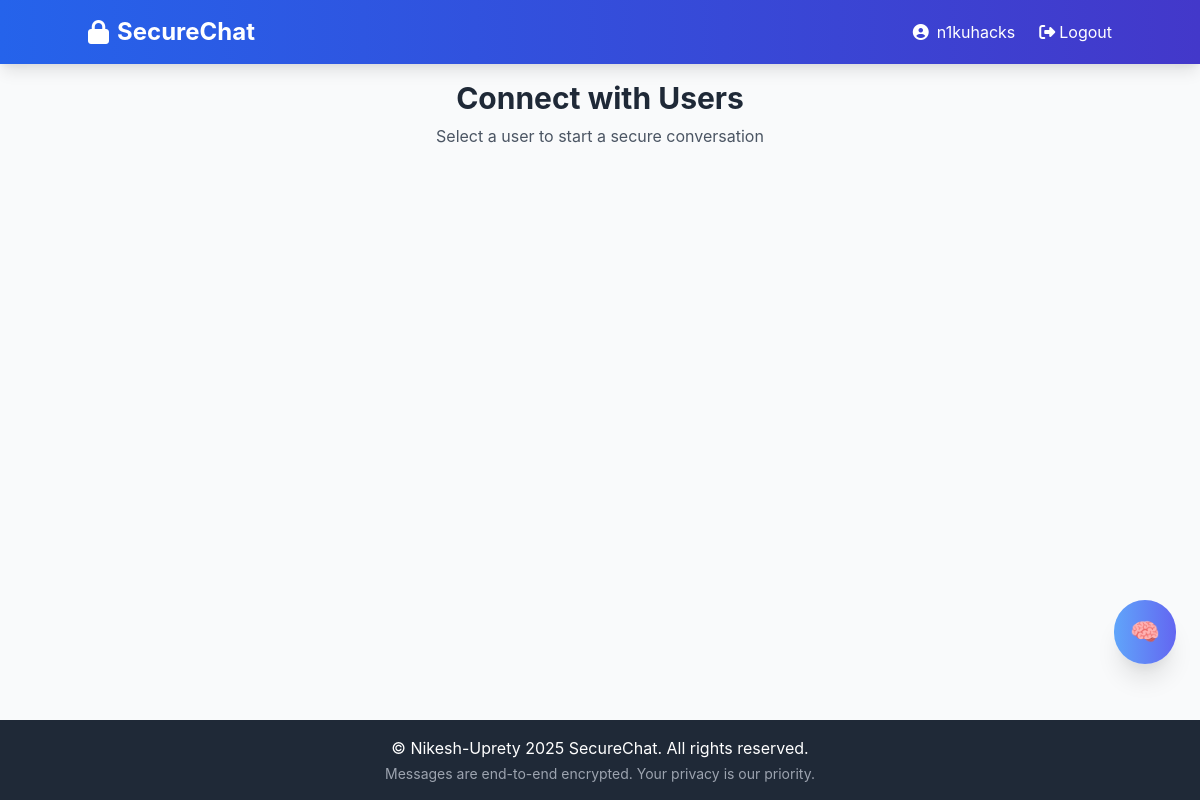
Before: /index (signed in) with the older database file.
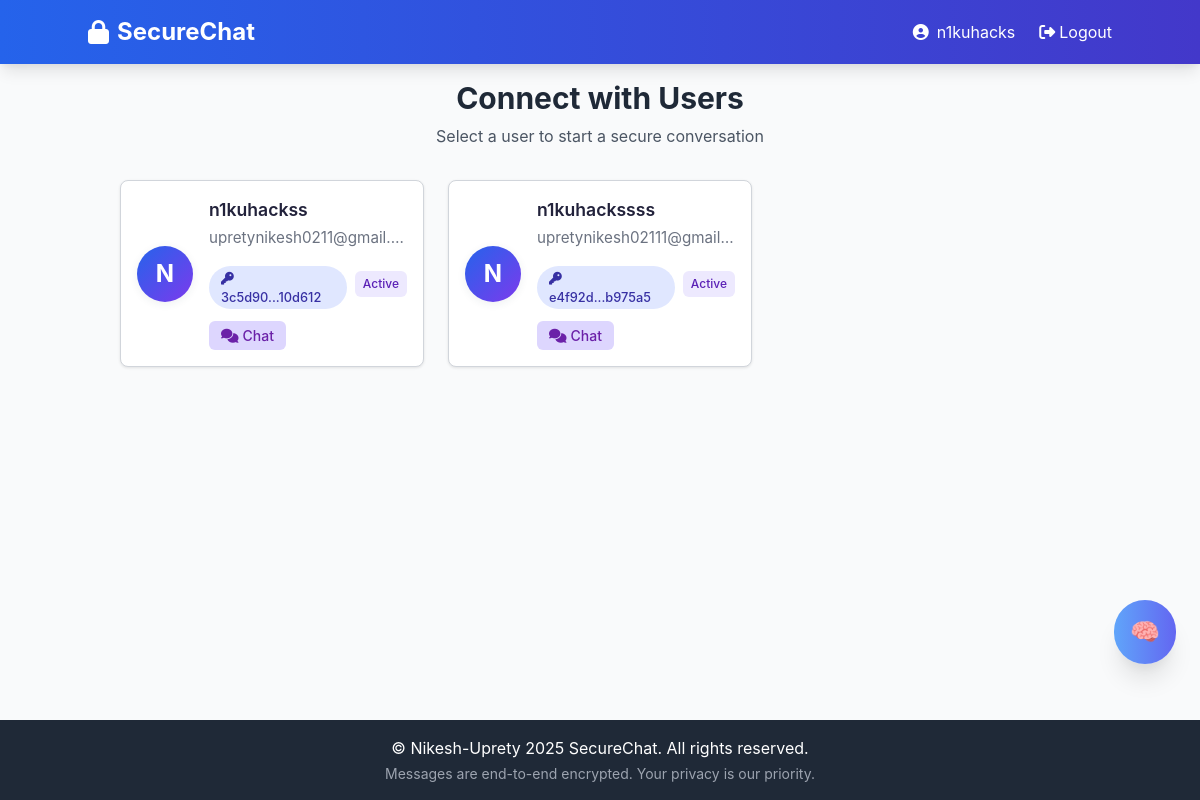
After: the same page with the newer database file.
### app/models.py (models this page shows, shortened)
class User(UserMixin, db.Model):
    id = db.Column(db.Integer, primary_key=True)
    username = db.Column(db.String(64), index=True,
                         unique=True, nullable=False)
    email = db.Column(db.String(120), index=True, unique=True, nullable=False)
    password_hash = db.Column(db.String(128), nullable=False)
    public_key = db.Column(db.Text, nullable=False)
    private_key = db.Column(db.Text, nullable=False)
    created_at = db.Column(
        db.DateTime, default=lambda: datetime.now())
    last_seen = db.Column(
        db.DateTime, default=lambda: datetime.now())
    messages_sent = db.relationship('Message',
                                    foreign_keys='Message.sender_id',
                                    backref='sender',
                                    lazy='dynamic')
    messages_received = db.relationship('Message',
                                        foreign_keys='Message.recipient_id',
                                        backref='recipient',
                                        lazy='dynamic')
    sent_requests = db.relationship('ChatRequest',
                                    foreign_keys='ChatRequest.sender_id',
                                    backref='sender',
                                    lazy='dynamic')
    received_requests = db.relationship('ChatRequest',
                                        foreign_keys='ChatRequest.recipient_id',
                                        backref='recipient',
                                        lazy='dynamic')
    def has_active_chat_with(self, other_user_id):
        return ChatRequest.query.filter(
            or_(
                and_(
                    ChatRequest.sender_id == self.id,
                    ChatRequest.recipient_id == other_user_id,
                    ChatRequest.status == 'accepted'
                ),
                and_(
                    ChatRequest.sender_id == other_user_id,
                    ChatRequest.recipient_id == self.id,
                    ChatRequest.status == 'accepted'
                )
            )
        ).first() is not None
    def get_chat_status_with(self, other_user_id):
        if self.has_active_chat_with(other_user_id):
            return 'active'
        if self.has_pending_request_to(other_user_id):
            return 'pending'
        if self.has_pending_request_from(other_user_id):
            return 'requested'
        return 'available'
    def get_public_key_fingerprint(self):
        import hashlib
        key_hash = hashlib.sha256(self.public_key.encode('utf-8')).hexdigest()
        return f"{key_hash[:6]}...{key_hash[-6:]}"

### app/chat/routes.py (the view)
@chat_bp.route('/index')
@login_required
def index():
    users = User.query.filter(User.id != current_user.id).all()
    return render_template('chat/index.html', title='Home', users=users)

### app/models.py (called while the page is built)
@login_manager.user_loader
def load_user(id):
    return User.query.get(int(id))

### app/templates/chat/index.html (shortened to what this page needs)
{% extends "base.html" %}
{% block content %}
<div class="max-w-6xl mx-auto px-4">
    <div class="text-center mb-8">
        <h1 class="text-3xl font-bold text-gray-800 mb-2">Connect with Users</h1>
        <p class="text-gray-600">Select a user to start a secure conversation</p>
    </div>
    <div class="user-card-grid">
        {% for user in users %}
        <div class="user-card">
            <div class="user-card-content">
                <div class="user-avatar">
                    {{ user.username[0].upper() }}
                </div>
                <div class="user-card-info">
                    <h3>{{ user.username }}</h3>
                    <p>{{ user.email }}</p>
                    <div class="flex items-center mt-2">
                        <span class="user-card-badge mr-2">
                            <i class="fas fa-key mr-1"></i>
                            {{ user.get_public_key_fingerprint() }}
                        </span>
                        {% set status = current_user.get_chat_status_with(user.id) %}
                        <span class="status-badge status-{{ status }}">
                            {{ status|title }}
                        </span>
                    </div>
                    <div class="user-card-actions">
                        {% set status = current_user.get_chat_status_with(user.id) %}
                        {% set rejected_request = current_user.sent_requests|selectattr('recipient_id', 'equalto',
                        user.id)|selectattr('status', 'equalto', 'rejected')|first %}
                        {% if status == 'active' %}
                        <a href="{{ url_for('chat.chat', user_id=user.id) }}" class="action-btn chat-btn">
                            <i class="fas fa-comments mr-1"></i> Chat
                        </a>
                        {% elif status == 'pending' %}
                        <span class="action-btn pending-btn">
                            <i class="fas fa-clock mr-1"></i> Pending
                        </span>
                        {% endif %}
                    </div>
                </div>
            </div>
        </div>
        {% endfor %}
    </div>
</div>
{% endblock %}

### app/templates/base.html (shortened to what this page needs)
<!DOCTYPE html>
<html lang="en">
<head>
    <link href="https://cdn.jsdelivr.net/npm/tailwindcss@2.2.19/dist/tailwind.min.css" rel="stylesheet">
    <link rel="stylesheet" href="https://cdnjs.cloudflare.com/ajax/libs/font-awesome/6.4.0/css/all.min.css">
    <link rel="stylesheet" href="{{ url_for('static', filename='css/styles.css') }}">
</head>
<body class="bg-gray-50 flex flex-col min-h-screen">
    <header class="bg-gradient-to-r from-blue-600 to-indigo-700 text-white p-4 shadow-lg">
        <div class="container mx-auto flex justify-between items-center">
            <a href="{{ url_for('chat.index') }}" class="text-2xl font-bold flex items-center">
                <i class="fas fa-lock mr-2"></i>SecureChat
            </a>
            <nav class="flex items-center space-x-6">
                {% if current_user.is_authenticated %}
                <span class="hidden md:inline-flex items-center">
                    <i class="fas fa-user-circle mr-2"></i> {{ current_user.username }}
                </span>
                <a href="{{ url_for('auth.logout') }}" class="hover:text-blue-200 transition-colors flex items-center">
                    <i class="fas fa-sign-out-alt mr-1"></i> Logout
                </a>
                {% endif %}
            </nav>
        </div>
    </header>
    <main class="container mx-auto flex-grow p-4">
        {% block content %}{% endblock %}
    </main>
    {% if current_user.is_authenticated %}
    <div class="flex justify-end w-full">
        <button id="nikugpt-btn"
            class="mb-6 mr-6 bg-gradient-to-r from-blue-400 to-indigo-500 text-white p-4 rounded-full shadow-xl hover:shadow-2xl transition-all duration-300 flex items-center z-40 text-2xl"
            title="Ask NikuGPT">
            🧠
        </button>
    </div>
    {% endif %}
    <footer class="bg-gray-800 text-white text-center p-4 mt-8">
        <p>© Nikesh-Uprety 2025 SecureChat. All rights reserved.</p>
        <p class="text-sm text-gray-400 mt-1">Messages are end-to-end encrypted. Your privacy is our priority.</p>
    </footer>
</body>
</html>

### app/static/css/styles.css (style rules this page uses)
body { font-family: 'Inter', sans-serif; background-color: #f9fafb; color: #22223b; min-height: 100vh; }
.user-card-grid { display: grid; grid-template-columns: 1fr; gap: 1.5rem; }
@media (min-width: 640px) { .user-card-grid { grid-template-columns: repeat(2, 1fr); } }
@media (min-width: 1024px) { .user-card-grid { grid-template-columns: repeat(3, 1fr); } }
.user-card-content { display: flex; align-items: center; padding: 1.5rem; }
.user-avatar { width: 3.5rem; height: 3.5rem; border-radius: 9999px; background: linear-gradient(135deg, #2563eb 0%, #7c3aed 100%); color: #fff; font-size: 1.5rem; font-weight: 700; display: flex; align-items: center; justify-content: center; box-shadow: 0 2px 8px rgba(44, 62, 80, 0.08); flex-shrink: 0; }
.user-card-info { margin-left: 1rem; flex: 1; min-width: 0; }
.user-card-info h3 { font-weight: 600; font-size: 1.1rem; color: #22223b; margin-bottom: 0.25rem; white-space: nowrap; overflow: hidden; text-overflow: ellipsis; }
.user-card-info p { color: #6b7280; font-size: 0.95rem; white-space: nowrap; overflow: hidden; text-overflow: ellipsis; }
.user-card-badge { display: inline-block; margin-top: 0.5rem; background: #e0e7ff; color: #3730a3; font-size: 0.8rem; padding: 0.15rem 0.75rem; border-radius: 9999px; font-weight: 500; }

### app/templates/base.html (style rules this page uses)
.status-badge { font-size: 0.75rem; padding: 0.25rem 0.5rem; border-radius: 0.25rem; font-weight: 500; }
.status-active { background-color: #ede9fe; color: #7c3aed; }

### app/templates/chat/index.html (style rules this page uses)
.user-card { background-color: white; border: 1px solid #d1d5db; border-radius: 0.5rem; box-shadow: 0 1px 3px rgb(0 0 0 / 0.1); overflow: hidden; margin-bottom: 1rem; transition: box-shadow 0.3s ease; }
.user-card-badge { display: inline-block; margin-top: 0.5rem; background: #e0e7ff; color: #3730a3; font-size: 0.8rem; padding: 0.15rem 0.75rem; border-radius: 9999px; font-weight: 500; }
.user-card-content { display: flex; align-items: center; padding: 1rem; }
.user-card-info { flex: 1; }
.status-badge { font-size: 0.75rem; padding: 0.25rem 0.5rem; border-radius: 0.375rem; display: inline-block; }
.status-active { background-color: #ede9fe; color: #5b21b6; }
.action-btn { padding: 0.25rem 0.75rem; border-radius: 0.375rem; font-size: 0.875rem; font-weight: 500; cursor: pointer; transition: background-color 0.2s ease-in-out; display: inline-flex; align-items: center; text-decoration: none; color: inherit; border: none; user-select: none; margin-top: 12px; }
.chat-btn { background-color: #ddd6fe; color: #6b21a8; }
.action-btn i { margin-right: 0.25rem; }

Changed rows visible on the page:
added User: username "N", username "n1kuhackss", email "upretynikesh0211@gmail.…", get_public_key_fingerprint "3c5d90...10d612", status "Active"
added User: username "N", username "n1kuhackssss", email "upretynikesh02111@gmail…", get_public_key_fingerprint "e4f92d...b975a5", status "Active"
